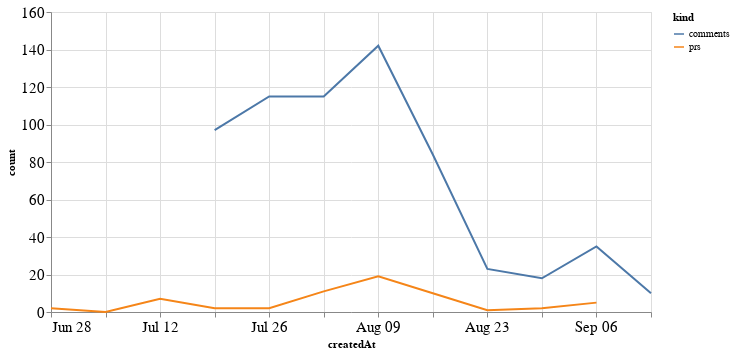

The notebook cell this image was saved under:
### Code cell
alt.Chart(total_time, width=600).mark_line().encode(
    x='createdAt',
    y='count',
    color='kind'
)

### Figure 1 — Vega-Lite specification as saved in the notebook (floating-point values rounded to 4 significant figures)
{"config": {"axisLeft": {"labelFontSize": 15}, "axisBottom": {"labelFontSize": 15}}, "data": {"name": "data-6b4ef9f6257af11116e370fefadd5ed2"}, "mark": "line", "encoding": {"color": {"type": "nominal", "field": "kind"}, "x": {"type": "temporal", "field": "createdAt"}, "y": {"type": "quantitative", "field": "count"}}, "width": 600, "$schema": "https://vega.github.io/schema/vega-lite/v4.8.1.json", "datasets": {"data-6b4ef9f6257af11116e370fefadd5ed2": [{"createdAt": "2020-06-28T00:00:00", "kind": "prs", "count": 2.0}, {"createdAt": "2020-07-05T00:00:00", "kind": "prs", "count": 0.0}, {"createdAt": "2020-07-12T00:00:00", "kind": "prs", "count": 7.0}, {"createdAt": "2020-07-19T00:00:00", "kind": "prs", "count": 2.0}, {"createdAt": "2020-07-26T00:00:00", "kind": "prs", "count": 2.0}, {"createdAt": "2020-08-02T00:00:00", "kind": "prs", "count": 11.0}, {"createdAt": "2020-08-09T00:00:00", "kind": "prs", "count": 19.0}, {"createdAt": "2020-08-16T00:00:00", "kind": "prs", "count": 10.0}, {"createdAt": "2020-08-23T00:00:00", "kind": "prs", "count": 1.0}, {"createdAt": "2020-08-30T00:00:00", "kind": "prs", "count": 2.0}, {"createdAt": "2020-09-06T00:00:00", "kind": "prs", "count": 5.0}, {"createdAt": "2020-09-13T00:00:00", "kind": "prs", "count": null}, {"createdAt": "2020-06-28T00:00:00", "kind": "comments", "count": null}, {"createdAt": "2020-07-05T00:00:00", "kind": "comments", "count": null}, {"createdAt": "2020-07-12T00:00:00", "kind": "comments", "count": null}, {"createdAt": "2020-07-19T00:00:00", "kind": "comments", "count": 97.0}, {"createdAt": "2020-07-26T00:00:00", "kind": "comments", "count": 115.0}, {"createdAt": "2020-08-02T00:00:00", "kind": "comments", "count": 115.0}, {"createdAt": "2020-08-09T00:00:00", "kind": "comments", "count": 142.0}, {"createdAt": "2020-08-16T00:00:00", "kind": "comments", "count": 84.0}, {"createdAt": "2020-08-23T00:00:00", "kind": "comments", "count": 23.0}, {"createdAt": "2020-08-30T00:00:00", "kind": "comments", "count": 18.0}, {"createdAt": "2020-09-06T00:00:00", "kind": "comments", "count": 35.0}, {"createdAt": "2020-09-13T00:00:00", "kind": "comments", "count": 10.0}]}}
